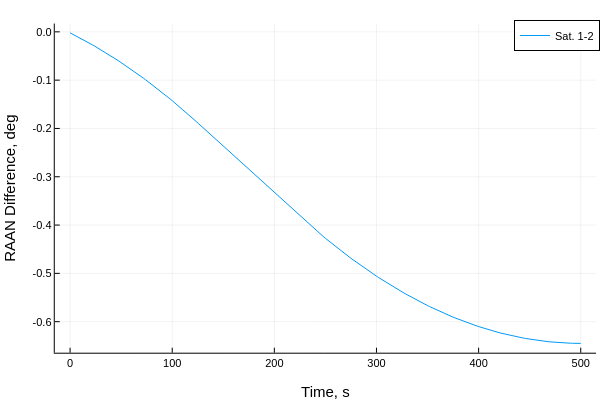

Notebook code for this chart:
### Code cell
plot(thist,broadcast.(rad2deg,Ωhist[2:end,:]),label=permutedims(mylabel))
plot!(xlabel="Time, s", ylabel = "RAAN Difference, deg")

### Figure 1 — Plotly figure (JSON) as saved in the notebook; plotly's stock layout.template omitted (floating-point values rounded to 4 significant figures; data arrays with more than 128 entries replaced by an {"elided": "..."} marker saying what was removed)
{"data": [{"colorbar": {"title": ""}, "legendgroup": "Sat. 1-2", "line": {"color": "rgba(0, 154, 250, 1.000)", "dash": "solid", "shape": "linear", "width": 1}, "mode": "lines", "name": "Sat. 1-2", "showlegend": true, "type": "scatter", "x": {"elided": "251 int values"}, "xaxis": "x", "y": {"elided": "251 float values"}, "yaxis": "y", "zmax": null, "zmin": null}], "layout": {"annotations": [], "height": 400, "legend": {"bgcolor": "rgba(255, 255, 255, 1.000)", "bordercolor": "rgba(0, 0, 0, 1.000)", "borderwidth": 1, "font": {"color": "rgba(0, 0, 0, 1.000)", "family": "sans-serif", "size": 11}, "title": {"font": {"color": "rgba(0, 0, 0, 1.000)", "family": "sans-serif", "size": 15}, "text": ""}, "tracegroupgap": 0, "traceorder": "normal", "x": 1, "xanchor": "auto", "y": 1, "yanchor": "auto"}, "margin": {"b": 20, "l": 0, "r": 0, "t": 20}, "paper_bgcolor": "rgba(255, 255, 255, 1.000)", "plot_bgcolor": "rgba(255, 255, 255, 1.000)", "showlegend": true, "width": 600, "xaxis": {"anchor": "y", "domain": [0.09128, 0.9934], "gridcolor": "rgba(0, 0, 0, 0.100)", "gridwidth": 0.5, "linecolor": "rgba(0, 0, 0, 1.000)", "mirror": false, "range": [-15, 515], "showgrid": true, "showline": true, "showticklabels": true, "tickangle": 0, "tickcolor": "rgb(0, 0, 0)", "tickfont": {"color": "rgba(0, 0, 0, 1.000)", "family": "sans-serif", "size": 11}, "tickmode": "array", "ticks": "inside", "ticktext": ["0", "100", "200", "300", "400", "500"], "tickvals": [0, 100, 200, 300, 400, 500], "title": "Time, s", "titlefont": {"color": "rgba(0, 0, 0, 1.000)", "family": "sans-serif", "size": 15}, "type": "-", "visible": true, "zeroline": false, "zerolinecolor": "rgba(0, 0, 0, 1.000)"}, "yaxis": {"anchor": "x", "domain": [0.07581, 0.9902], "gridcolor": "rgba(0, 0, 0, 0.100)", "gridwidth": 0.5, "linecolor": "rgba(0, 0, 0, 1.000)", "mirror": false, "range": [-0.6642, 0.01719], "showgrid": true, "showline": true, "showticklabels": true, "tickangle": 0, "tickcolor": "rgb(0, 0, 0)", "tickfont": {"color": "rgba(0, 0, 0, 1.000)", "family": "sans-serif", "size": 11}, "tickmode": "array", "ticks": "inside", "ticktext": ["-0.6", "-0.5", "-0.4", "-0.3", "-0.2", "-0.1", "0.0"], "tickvals": [-0.6, -0.5, -0.4, -0.3, -0.2, -0.1, 0], "title": "RAAN Difference, deg", "titlefont": {"color": "rgba(0, 0, 0, 1.000)", "family": "sans-serif", "size": 15}, "type": "-", "visible": true, "zeroline": false, "zerolinecolor": "rgba(0, 0, 0, 1.000)"}}}
